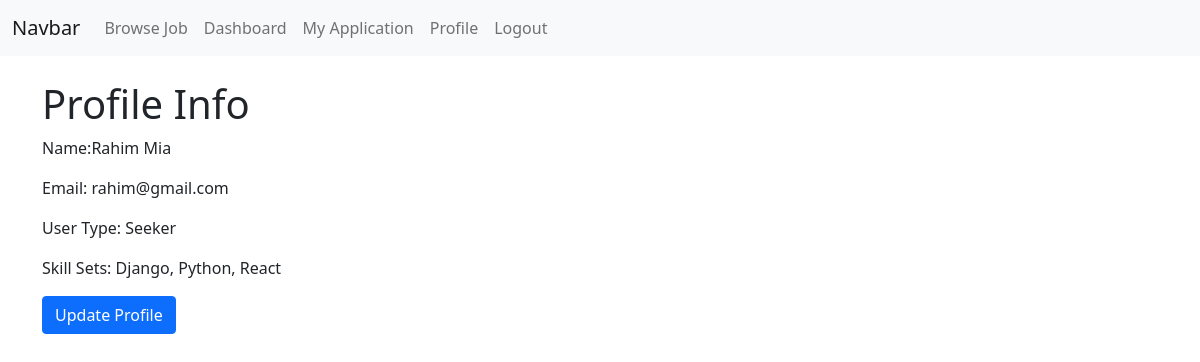
/profile-view/ (signed in), run on the app's committed database.
### JobPortalApp/models.py (models this page shows, shortened)
class CustomUserModel(AbstractUser):
  USER_TYPES = [
    ('Recruiter', 'Recruiter'),
    ('Seeker', 'Seeker'),
  ]
  user_type = models.CharField(choices=USER_TYPES, max_length=100, null=True)
  display_name = models.CharField(max_length=100, null=True)

class SeekerProfileModel(models.Model):
  seeker = models.OneToOneField(
    CustomUserModel,
    on_delete=models.CASCADE,
    related_name='seeker_profile',
    null=True
  )
  address = models.TextField(null=True)
  contact = models.CharField(max_length=20, null=True)
  profile_image = models.ImageField(upload_to='seeker_image', null=True)
  skills_set = models.TextField(null=True)
  created_at = models.DateField(auto_now_add=True, null=True)
  updated_at = models.DateField(auto_now=True, null=True)

### JobPortalApp/views.py (the view)
# urls.py: path('profile-view/',profile_view, name='profile_view'),
@login_required
def profile_view(request):
    return render(request, 'profile.html')

### JobPortalApp/templates/profile.html
{% extends 'master/base.html' %}
{% block content %}
    <h1>Profile Info</h1>
    <p>Name:{{request.user.display_name}}</p>
    <p>Email: {{request.user.email}}</p>
    <p>User Type: {{request.user.user_type}}</p>
    {% if request.user.user_type == 'Recruiter' %}
    <p>Company Name: {{request.user.recruiter_profile.company_name}}</p>
    {% else %}
    <p>Skill Sets: {{request.user.seeker_profile.skills_set}}</p>
    {% endif %}
    <a href="{% url 'update_profile_view' %}" class="btn btn-primary">Update Profile</a>
{% endblock content %}

### data on the page
CustomUserModel: user.display_name "Rahim Mia", user.email "rahim@gmail.com", user.user_type "Seeker", user.seeker_profile.skills_set "Django, Python, React"
